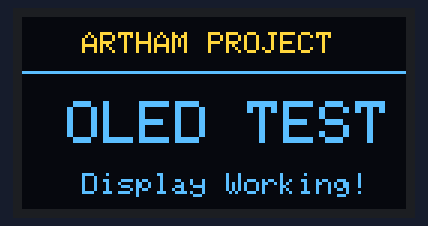
The sketch below on a simulated ESP32. Parts: 128×64 one-colour display. The OLED is the two-colour kind (top 16 rows yellow).

Above: at 0.1 s.

The sketch:

Test4_display_copy.ino
```cpp
#include <Wire.h>
#include <Adafruit_GFX.h>
#include <Adafruit_SSD1306.h>

#define SCREEN_WIDTH 128
#define SCREEN_HEIGHT 64

#define OLED_SDA 21
#define OLED_SCL 22
#define OLED_RESET -1

Adafruit_SSD1306 display(
  SCREEN_WIDTH,
  SCREEN_HEIGHT,
  &Wire,
  OLED_RESET
);

void setup() {
  Serial.begin(115200);

  Wire.begin(OLED_SDA, OLED_SCL);

  if (!display.begin(SSD1306_SWITCHCAPVCC, 0x3C)) {
    Serial.println("OLED NOT FOUND!");
    while (true);
  }

  display.clearDisplay();

  display.setTextColor(SSD1306_WHITE);

  display.setTextSize(1);
  display.setCursor(20, 5);
  display.println("ARTHAM PROJECT");

  display.drawLine(0, 18, 127, 18, SSD1306_WHITE);

  display.setTextSize(2);
  display.setCursor(15, 28);
  display.println("OLED TEST");

  display.setTextSize(1);
  display.setCursor(20, 52);
  display.println("Display Working!");

  display.display();
}

void loop() {
}
```
